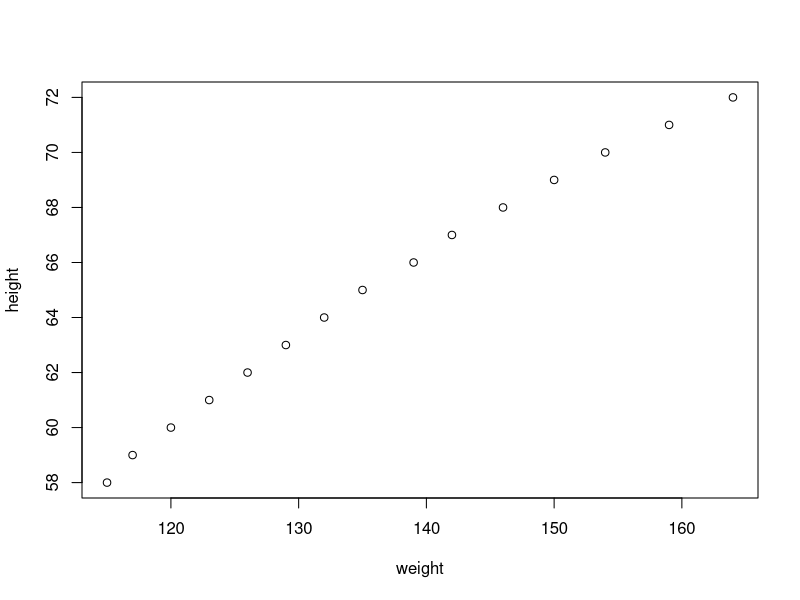

Write the R code that produced this figure.
height <- c(58, 59, 60, 61, 62, 63, 64, 65, 66, 67, 68, 69, 70, 71, 72)
weight <- c(115, 117, 120, 123, 126, 129, 132, 135, 139, 142, 146, 150, 154,
            159, 164)
print(mean(height))

print(sd(weight))

print(cor(weight, height))

plot(weight, height)



